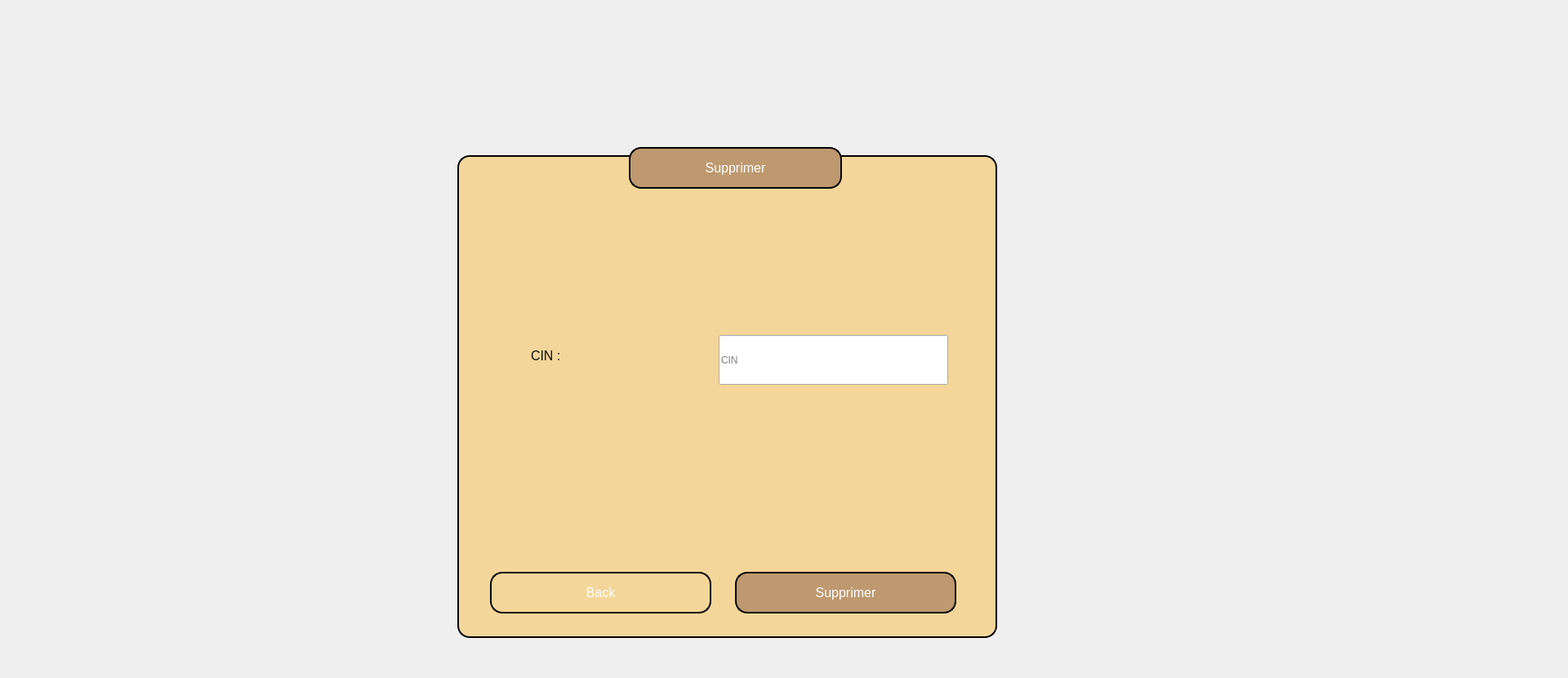
    <widget class="QWidget" name="supp_cl">
     <widget class="QPushButton" name="pushButton_216">
      <property name="geometry">
       <rect>
        <x>900</x>
        <y>700</y>
        <width>271</width>
        <height>51</height>
       </rect>
      </property>
      <property name="styleSheet">
       <string notr="true">QPushButton {
    font-size: 12pt; /* Larger font size */
    border: 2px solid #000000; /* Black border */
    border-radius: 15px; /* Rounded corners */
    padding: 10px 20px; /* Padding */
    color: #ffffff; /* White text */
    background-color: #be996f; /* Gold background */
}

QPushButton:hover {
    background-color: #8b5f3d; /* Darker gold on hover */
}

QPushButton:pressed {
    background-color: #9e4b0f; /* Darker gold when pressed */
}</string>
      </property>
      <property name="text">
       <string>Supprimer</string>
      </property>
     </widget>
     <widget class="QLabel" name="label_145">
      <property name="geometry">
       <rect>
        <x>650</x>
        <y>400</y>
        <width>271</width>
        <height>71</height>
       </rect>
      </property>
      <property name="styleSheet">
       <string notr="true">/* Style pour la label */
QLabel {
    font-size: 12pt; /* Taille de la police */
 /* Couleur marron */
	color: rgb(13, 13, 13);
}
</string>
      </property>
      <property name="text">
       <string>CIN :</string>
      </property>
     </widget>
     <widget class="QPushButton" name="BackModifir_15">
      <property name="geometry">
       <rect>
        <x>600</x>
        <y>700</y>
        <width>271</width>
        <height>51</height>
       </rect>
      </property>
      <property name="styleSheet">
       <string notr="true">QPushButton {
    font-size: 12pt; /* Larger font size */
    border: 2px solid #000000; /* Black border */
    border-radius: 15px; /* Rounded corners */
    padding: 10px 20px; /* Padding */
    color: #ffffff; /* White text */
    background-color: #f4d69a; /* Gold background */
}

QPushButton:hover {
    background-color: #e0b75e; /* Lighter gold on hover */
}

QPushButton:pressed {
    background-color: #d0a04c; /* Slightly darker gold when pressed */
}</string>
      </property>
      <property name="text">
       <string>Back</string>
      </property>
     </widget>
     <widget class="QPushButton" name="pushButton_77">
      <property name="geometry">
       <rect>
        <x>560</x>
        <y>190</y>
        <width>661</width>
        <height>591</height>
       </rect>
      </property>
      <property name="styleSheet">
       <string notr="true">QPushButton {
    font-size: 12pt; /* Larger font size */
    border: 2px solid #000000; /* Black border */
    border-radius: 15px; /* Rounded corners */
    padding: 12px 24px; /* Increased padding for better spacing */
    color: #ffffff; /* White text */
    background-color: #f4d69a; /* Gold background */
}

</string>
      </property>
      <property name="text">
       <string/>
      </property>
     </widget>
     <widget class="QPushButton" name="pushButton_78">
      <property name="geometry">
       <rect>
        <x>770</x>
        <y>180</y>
        <width>261</width>
        <height>51</height>
       </rect>
      </property>
      <property name="styleSheet">
       <string notr="true">QPushButton {
    font-size: 12pt; /* Larger font size */
    border: 2px solid #000000; /* Black border */
    border-radius: 15px; /* Rounded corners */
    padding: 12px 24px; /* Increased padding for better spacing */
    color: #ffffff; /* White text */
    background-color: #be996f; /* Gold background */
}

QPushButton:hover {
    background-color: #8b5f3d; /* Darker gold on hover */
}

QPushButton:pressed {
    background-color: #9e4b0f; /* Darker gold when pressed */
}
</string>
      </property>
      <property name="text">
       <string>Supprimer</string>
      </property>
     </widget>
     <widget class="QLineEdit" name="Cin_Supprime">
      <property name="geometry">
       <rect>
        <x>880</x>
        <y>410</y>
        <width>281</width>
        <height>61</height>
       </rect>
      </property>
      <property name="styleSheet">
       <string notr="true">font-size: 16px; /* Taille de la police */
    font-weight: bold; /* Police en gras */
    color: #8B4513; /* Couleur marron */
    background-color: #FFF5E1; /* Couleur de fond beige */
    padding: 10px; /* Remplissage intérieur */
    border-radius: 10px; /* Coins arrondis */
    border: 2px solid #8B4513; /* Bordure marron */
    text-align: center; /* Alignement centré du texte */
    max-width: 200px; /* Largeur maximale */
    margin: 0 auto; /* Centrage horizontal */
    box-shadow: 2px 2px 5px rgba(0, 0, 0, 0.2); /* Ombre portée *</string>
      </property>
      <property name="placeholderText">
       <string>CIN </string>
      </property>
     </widget>
     <widget class="QLabel" name="label_97">
      <property name="geometry">
       <rect>
        <x>1480</x>
        <y>-30</y>
        <width>291</width>
        <height>241</height>
       </rect>
      </property>
      <property name="text">
       <string/>
      </property>
      <property name="pixmap">
       <pixmap>../../Downloads/422871135_3753649611547138_2993912555110327539_n-removebg-preview.png</pixmap>
      </property>
      <property name="scaledContents">
       <bool>true</bool>
      </property>
     </widget>
     <widget class="QLabel" name="label_98">
      <property name="geometry">
       <rect>
        <x>190</x>
        <y>0</y>
        <width>1721</width>
        <height>821</height>
       </rect>
      </property>
      <property name="text">
       <string/>
      </property>
      <property name="pixmap">
       <pixmap>../../Downloads/fablab-1020x512.jpg</pixmap>
      </property>
      <property name="scaledContents">
       <bool>true</bool>
      </property>
     </widget>
     <zorder>label_98</zorder>
     <zorder>pushButton_77</zorder>
     <zorder>pushButton_216</zorder>
     <zorder>label_145</zorder>
     <zorder>BackModifir_15</zorder>
     <zorder>pushButton_78</zorder>
     <zorder>Cin_Supprime</zorder>
     <zorder>label_97</zorder>
    </widget>
